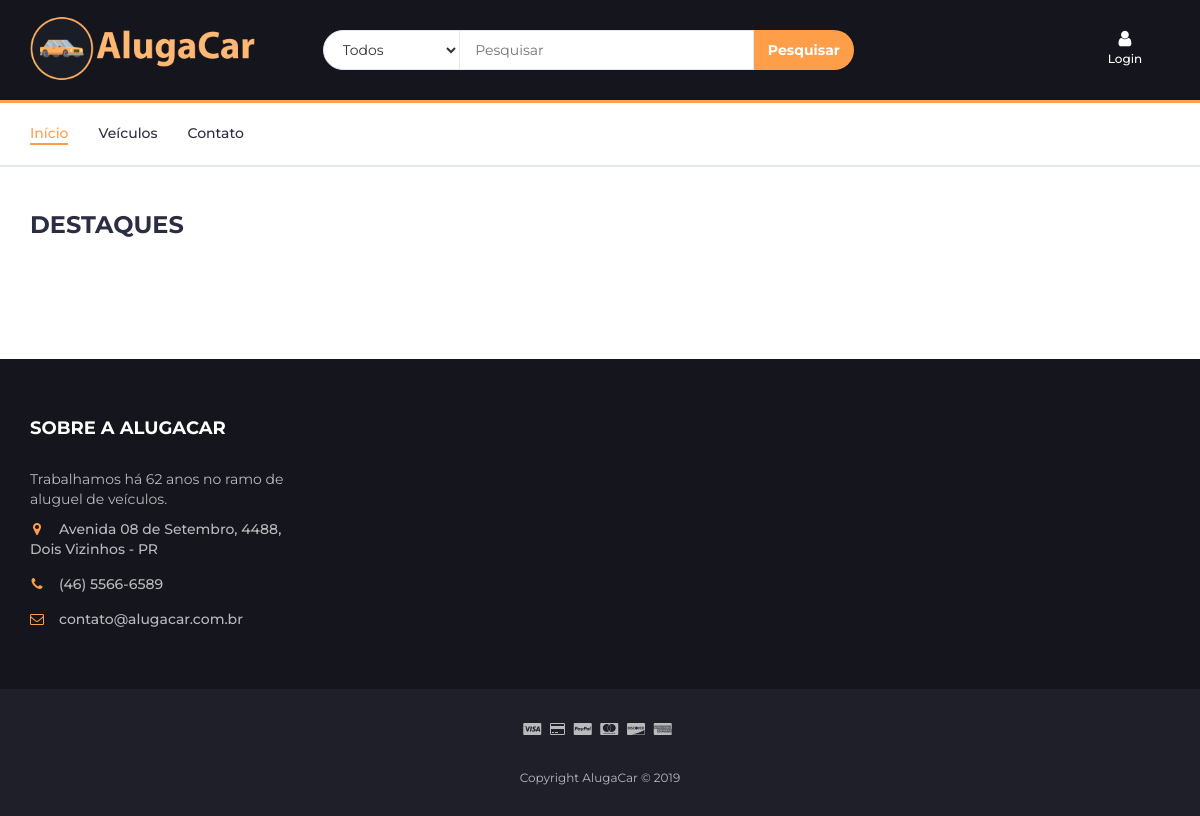
/, run on an earlier commit of the app's database.
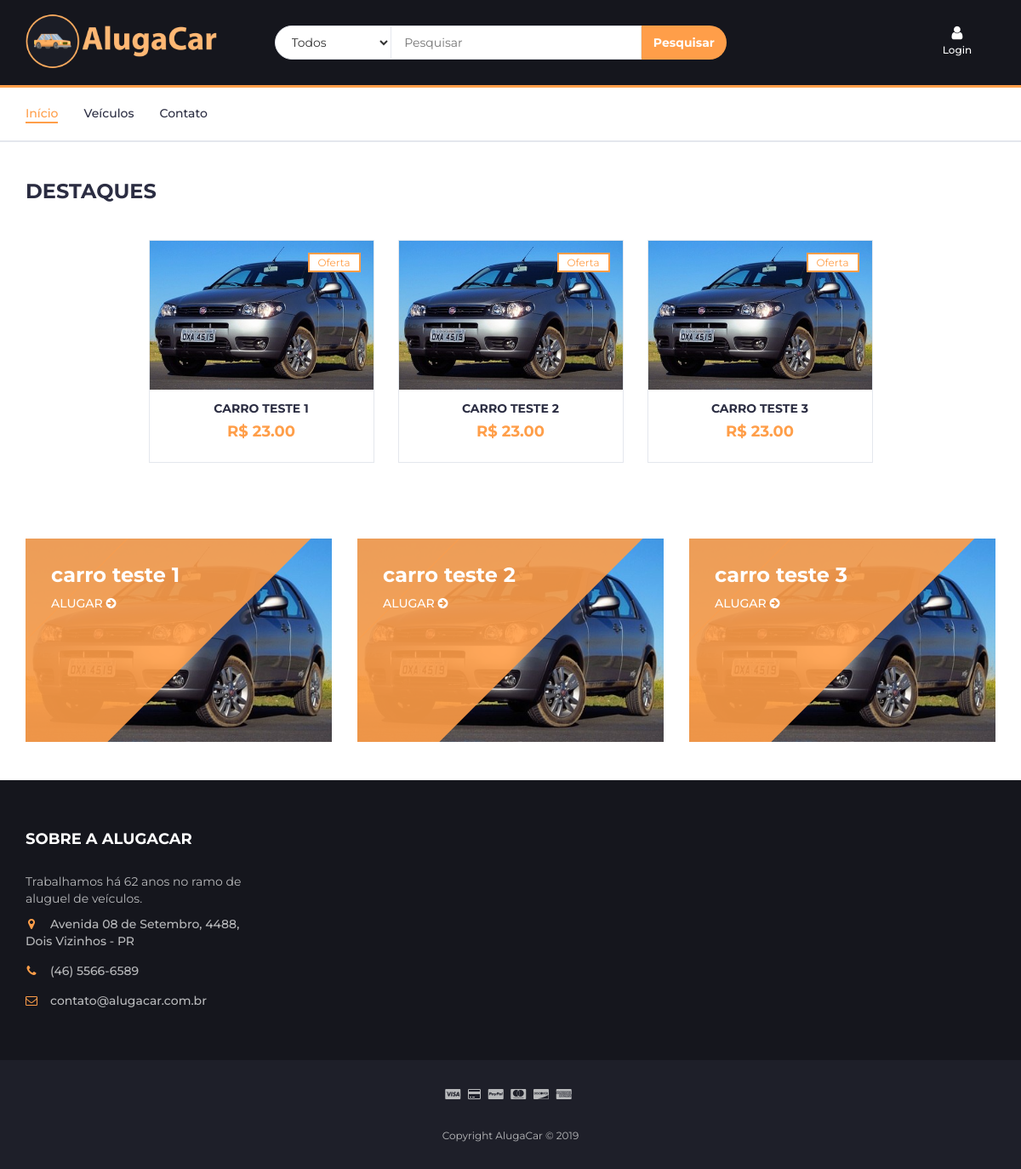
And on a later commit of the database.
### AlugaCarSite/models.py (models this page shows, shortened)
class Cliente(models.Model):
    nome = models.CharField(max_length=50)
    email = models.CharField(max_length=50)
    senha = models.CharField(max_length=50)

class Carro(models.Model):
    descricao = models.CharField(max_length=50)
    disponivel = models.BooleanField(default=True)
    valorDia = models.DecimalField(max_digits=10, decimal_places=2)
    marca = models.CharField(max_length=25)
    modelo = models.CharField(max_length=25)
    caminhoFoto = models.FileField()

### AlugaCarSite/views.py (the view)
# urls.py: 2. Add a URL to urlpatterns:  path('', views.home, name='home')
def home(request):
    id = request.session.get('login', None)
    if not id:
        user = Cliente("-1","Login","-1")
    else:
        user = Cliente.objects.get(id=id)
    carros = Carro.objects.all()
    return render(request, "index.html",{'cliente':user,'carros':carros})

### AlugaCarSite/templates/index.html (shortened to what this page needs)
{% load staticfiles %}
<!DOCTYPE html>
<html lang="pt">
<head>
	<link type="text/css" rel="stylesheet" href="{% static 'css/bootstrap.min.css' %}" />
	<link type="text/css" rel="stylesheet" href="{% static 'css/slick.css' %}" />
	<link type="text/css" rel="stylesheet" href="{% static 'css/slick-theme.css' %}" />
	<link type="text/css" rel="stylesheet" href="{% static 'css/nouislider.min.css' %}" />
	<link rel="stylesheet" href="{% static 'css/font-awesome.min.css' %}">
	<link type="text/css" rel="stylesheet" href="{% static 'css/style.css' %}" />
</head>
<body>
	<header>
		<div id="header">
			<div class="container">
				<div class="row">
					<div class="col-md-3">
						<div class="header-logo">
							<a href="/" class="logo">
								<img src="{% static '/img/banner.png' %}" alt="" width='225'>
							</a>
						</div>
					</div>
					<div class="col-md-6">
						<div class="header-search">
							<form>
								<select class="input-select">
									<option value="0">Todos</option>
								</select>
								<input class="input" placeholder="Pesquisar">
								<button class="search-btn">Pesquisar</button>
							</form>
						</div>
					</div>
					<div class="col-md-3 clearfix">
						<div class="header-ctn">
							<div class="dropdown">
								{% if cliente.nome == "Login" %}
								<a href="{% url 'login_user' %}" class="dropdown-toggle" data-toggle="dropdown"
									aria-expanded="true">
									<i class="fa fa-user"></i>
									<span>{{cliente.nome}}</span>
								</a>
								{% endif %}
							</div>
						</div>
					</div>
				</div>
			</div>
		</div>
	</header>
	<nav id="navigation">
		<div class="container">
			<div id="responsive-nav">
				<ul class="main-nav nav navbar-nav">
					<li class="active"><a href="/">Início</a></li>
					<li><a href="#veiculos">Veículos</a></li>
					<li><a href="#contato">Contato</a></li>
				</ul>
			</div>
		</div>
	</nav>
	<div class="section">
		<div class="container">
			<div class="row">
				<div class="col-md-12">
					<div class="section-title">
						<h3 class="title">Destaques</h3>
					</div>
				</div>
				<div class="col-md-12">
					<div class="row">
						<div class="products-tabs">
							<div id="tab1" class="tab-pane active">
								<div class="products-slick" data-nav="#slick-nav-1">
									{% for car in carros %}
									{% if car.disponivel %}
									<div class="product">
										<div class="product-img">
											<img src="{% static '/img/palio.jpeg' %}" alt="">
											<div class="product-label">
												<span class="sale">Oferta</span>
											</div>
										</div>
										<div class="product-body">
											<h3 class="product-name"><a href="#">{{car.descricao}}</a></h3>
											<h4 class="product-price">R$ {{car.valorDia}}</h4>
										</div>
										<div class="add-to-cart">
											<button class="add-to-cart-btn"> Alugar</button>
										</div>
									</div>
									{% endif %}
									{% endfor %}
								</div>
							</div>
						</div>
					</div>
				</div>
			</div>
		</div>
	</div>
	<div class="section" id="veiculos">
		<div class="container">
			<div class="row">
				{% for car in carros %}
				{% if car.disponivel %}
				<div class="col-md-4 col-xs-6">
					<div class="shop">
						<div class="shop-img">
							<img src="{% static '/img/palio.jpeg' %}" alt="">
						</div>
						<div class="shop-body">
							<h3>{{car.descricao}}</h3>
							<a href="#" class="cta-btn">Alugar <i class="fa fa-arrow-circle-right"></i></a>
						</div>
					</div>
				</div>
				{% endif %}
				{% endfor %}
			</div>
		</div>
	</div>
	<footer id="footer">
		<div class="section" id="contato">
			<div class="container">
				<div class="row">
					<div class="col-md-3 col-xs-6">
						<div class="footer">
							<h3 class="footer-title">Sobre a AlugaCar</h3>
							<p>Trabalhamos há 62 anos no ramo de aluguel de veículos.</p>
							<ul class="footer-links">
								<li><a href="https://www.google.com/maps/search/?api=1&query=UTFPR+Dois+Vizinhos"><i class="fa fa-map-marker"></i>Avenida 08 de Setembro, 4488, Dois Vizinhos - PR</a></li>
								<li><a href="tel:4655666589"><i class="fa fa-phone"></i>(46) 5566-6589</a></li>
								<li><a href="mailto:contato@alugacar.com.br"><i class="fa fa-envelope-o"></i>contato@alugacar.com.br</a></li>
							</ul>
						</div>
					</div>
				</div>
			</div>
		</div>
		<div id="bottom-footer" class="section">
			<div class="container">
				<div class="row">
					<div class="col-md-12 text-center">
						<ul class="footer-payments">
							<li><i class="fa fa-cc-visa"></i></li>
							<li><i class="fa fa-credit-card"></i></li>
							<li><i class="fa fa-cc-paypal"></i></li>
							<li><i class="fa fa-cc-mastercard"></i></li>
							<li><i class="fa fa-cc-discover"></i></li>
							<li><i class="fa fa-cc-amex"></i></li>
						</ul>
						<span class="copyright">
							Copyright AlugaCar &copy;
						</span>
					</div>
				</div>
			</div>
		</div>
	</footer>
</body>
</html>

What changed in the data, as far as the page shows it:
added Carro: disponivel True (drawn), descricao "CARRO TESTE 1", valorDia "23.00", descricao "carro teste 1"
added Carro: disponivel True (drawn), descricao "CARRO TESTE 2", valorDia "23.00", descricao "carro teste 2"
added Carro: disponivel True (drawn), descricao "CARRO TESTE 3", valorDia "23.00", descricao "carro teste 3"
